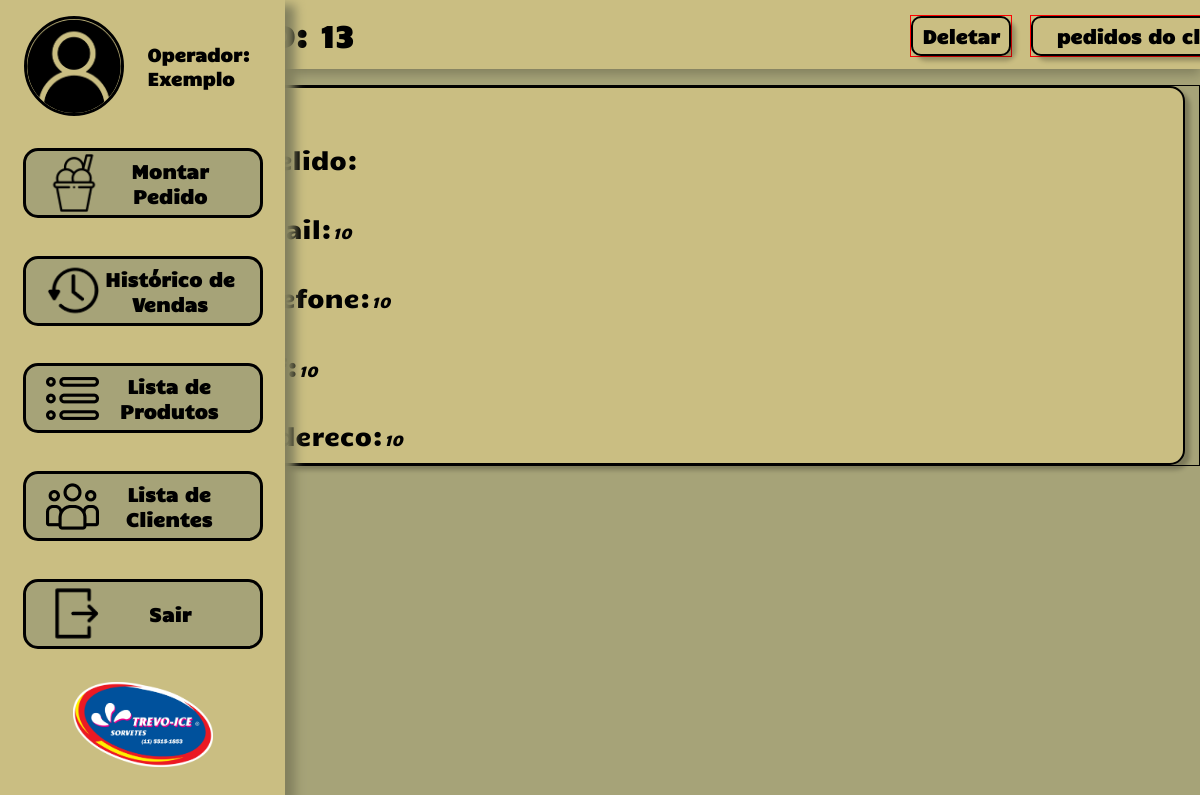
The app's page /TCC-main/PHP/clienteespecf.php?id=13 (signed in) with its own data.
### tables this page shows
CREATE TABLE `cliente` (
  `nome_cli` varchar(255) NOT NULL,
  `apelido_cli` varchar(255) DEFAULT NULL,
  `email_cli` varchar(255) NOT NULL,
  `contato_cli` int(11) NOT NULL,
  `cpf` int(11) DEFAULT NULL,
  `cnpj` int(11) DEFAULT NULL,
  `endereco_cli` varchar(255) NOT NULL,
  `id_cli` int(11) NOT NULL
);

### TCC-main/PHP/clienteespecf.php (the view, shortened to what this page needs)
<?php
require_once 'conexao.php';
if(isset($_GET['id']))
{
$id = $_GET['id'];
$query  = $pdo->prepare("SELECT * FROM cliente WHERE id_cli=:id ");
$query  -> bindParam(':id', $id);
$query ->execute();
}
else
{
header('location: listagemcli.php');
exit;}
$linhas_cli = $query->fetch(PDO::FETCH_ASSOC); ?>
<!DOCTYPE html>
<html lang="pt-br">
<head>
    <link rel="stylesheet" type="text/css" href="../CSS/Menu.css">
    <link rel="stylesheet" type="text/css" href="../CSS/clienteuni.css">
</head>
<body >
    <div id="headerclihis">
        <a href="grafico.php" class="link">
        <div  class="vendidos">
            <h1 class="headerhis"><?php echo $linhas_cli["nome_cli"];?></h1>
            <h1 class="headerhis">ID: <?php echo $linhas_cli["id_cli"];?></h1>
        </div>
        </a>
        <div id="bntliscli">
            <a id="bnt" onclick="">
                <div >pedidos do cliente</div>
            </a>
        </div>
        <div id="bntliscli2" >
            <a id="bnt2" onclick="">
                <div>Deletar</div>
            </a>
        </div>
    </div>
    <div class="scroll">
    <div id="lista">
  <a class="clienteex" href="histcli.php">
        <p class="INFO  ">apelido:<span class="font"><?php echo $linhas_cli["apelido_cli"];?> </span> </p>
        <p class="INFO  ">email:<span class="font"><?php echo $linhas_cli["email_cli"];?> </span> </p>
        <p class="INFO  ">telefone:<span class="font"><?php echo $linhas_cli["contato_cli"];?></span> </p>
        <p class="INFO  ">cpf:<span class="font"><?php echo $linhas_cli["cpf"];?></span> </p>
        <p class="INFO  ">endereco:<span class="font"><?php echo $linhas_cli["endereco_cli"];?> </span> </p>
        </a>
    </div>
    <div id="menuho">
        <div id="operador">
            <img src="../IMG/icon.png" id="icon" alt="">
            <h1 id="nome">Operador: Exemplo</h1>
        </div>
        <a class="sidebtn" href="MontarPedido.php"> <img class="imgbtn" src="../IMG/MP.png">
            <div class="MP"> Montar Pedido</div>
        </a>
        <a class="sidebtn" href="grafico.php"> <img class="imgbtn" src="../IMG/historico.png">
            <div href="#" class="MP">Histórico de Vendas</div>
        </a>
        <a class="sidebtn" href="ProdutosList.php"> <img class="imgbtn" src="../IMG/LP.png">
            <div href="#" class="MP">Lista de Produtos</div>
        </a>
        <a class="sidebtn" href="listagemcli.php"> <img class="imgbtn" src="../IMG/LC.png">
            <div href="#" class="MP">Lista de
                Clientes</div>
        </a>
        <a class="sidebtn" href="logout.php"> <img class="imgbtn" src="../IMG/EX.png">
            <div href="#" class="MP">Sair</div><p id="sairadjustment"></p>
        </a>
        <img src="../IMG/trevoice.png" class="logo" alt="">
    </div>
    <div class="config-scn" id="config-aba"  onmouseleave="fechaconf()">
</body>

### TCC-main/CSS/Menu.css (style rules this page uses)
a.link { display: inline-block; text-decoration: none; color: black; }
* { margin: 0px; padding: 0px; box-sizing: border-box; list-style: none; }
body { background: #A6A378; background-repeat: no-repeat; height: 100%; width: 100%; }
#menuho { display: grid; height: 100%; justify-items: center; justify-content: center; background-color: #CABE82; width: 170px; box-shadow: 10px 5px 10px #82805e; z-index: 1; position: fixed; z-index: 6; top: 0; left: 0; overflow-x: hidden; transition: width .5s; }
.MP { display: inline-block; opacity: 0; transition-property: opacity; transition-delay: .0s; transition-duration: .0s; transition-timing-function: linear; }
#operador { display: flex; align-items: center; justify-content: space-evenly; position: sticky; transition-property: width; transition-duration: 1s; transition-timing-function: linear; margin-bottom: 10px; }
.logo { width: 140px; height: auto; }
.sidebtn { display: flex; align-items: center; justify-content: space-between; background: #A6A378; border: 3px solid #000000; border-radius: 15px; width: 100px; height: 70px; margin-top: 5px; padding-left: 20px; padding-right: 20px; position: relative; transition: width 1s; text-decoration: none; }
.imgbtn { width: 55px; }
h1 { font-size: 25px; text-align: top; }
#icon { width: 100px; height: 100px; border-radius: 50px; display: inline-block; transition-duration: 1s; transition-timing-function: linear; object-fit: cover; border: 3px solid black; }
#nome { display: inline-block; opacity: 0; font-size: 0; transition-property: opacity; transition-delay: .0s; transition-duration: .5s; transition-timing-function: linear; }
.vendidos { display: flex; align-items: center; }
.config-scn { padding-top: 20px; border-left: 0px solid #000000; border-bottom-left-radius: 10px; display: grid; height: 0px; justify-items: center; justify-content: center; background-color: #CABE82; width: 250px; box-shadow: -10px 5px 10px #82805e; z-index: 1; position: fixed; z-index: 1; top: 0; right: 0; overflow: hidden; transition: all 1s; }

### TCC-main/CSS/clienteuni.css (style rules this page uses)
.clienteex { width: 80vw; height: 100%; padding-left: 5px; display: grid; background: #CABE82; border: 2px solid #000000; box-shadow: 5px 5px 4px rgba(0, 0, 0, 0.25); border-radius: 15px; text-align: left; text-decoration: none; color: #000; padding-left: 15px; padding-top: 30px; font-family: 'Candal'; font-style: normal; font-size: 25px; }
.INFO { margin-bottom: 12px; margin-right:7px ; padding-top: 25px; }
.font { text-decoration: none; color: #000; font-family: 'Candal'; font-style: italic; font-size: 15px; }
#lista { border: #000 1px solid; margin-left: 14rem; margin-top: 1rem; height: auto; width: auto; }
.headerhis { display: inline-block; margin-left: 1rem; font-size: 30px; }
#bntliscli { text-align: right; height: auto; margin-left: 70%; border: red 1px solid; position: fixed; top: 0; margin-top: 15px; width: fit-content; }
#bntliscli2 { text-align: right; height: auto; margin-left: 60%; border: red 1px solid; position: fixed; top: 0; margin-top: 15px; width: fit-content; }
#bnt { cursor: pointer; display: inline-block; color: black; font-weight: bold; font-size: 19px; font-family: "Candal"; text-align: center; text-decoration: none; width: 250px; height: 40px; padding-top: 5px; background-color: #CABE82; color: #000; border: 2px solid #000000; box-shadow: 5px 5px 4px rgba(0, 0, 0, 0.25); border-radius: 10px; }
#bnt2 { cursor: pointer; display: inline-block; color: black; font-weight: bold; font-size: 19px; font-family: "Candal"; text-align: center; text-decoration: none; width: 100px; height: 40px; padding-top: 5px; background-color: #CABE82; color: #000; border: 2px solid #000000; box-shadow: 5px 5px 4px rgba(0, 0, 0, 0.25); border-radius: 10px; }
#headerclihis { position: sticky; top: 0; display: flex; justify-content: space-between; flex-flow: row wrap; padding: 15px; font-family: "Candal"; font-size: 25px; background-color: #CABE82; color: #000; z-index: 5; box-shadow: 0px 5px 10px #82805e; width: auto; padding-left: 190px; }

### records on screen
cliente: id_cli "13", email_cli "10", contato_cli "10", cpf "10", endereco_cli "10"
